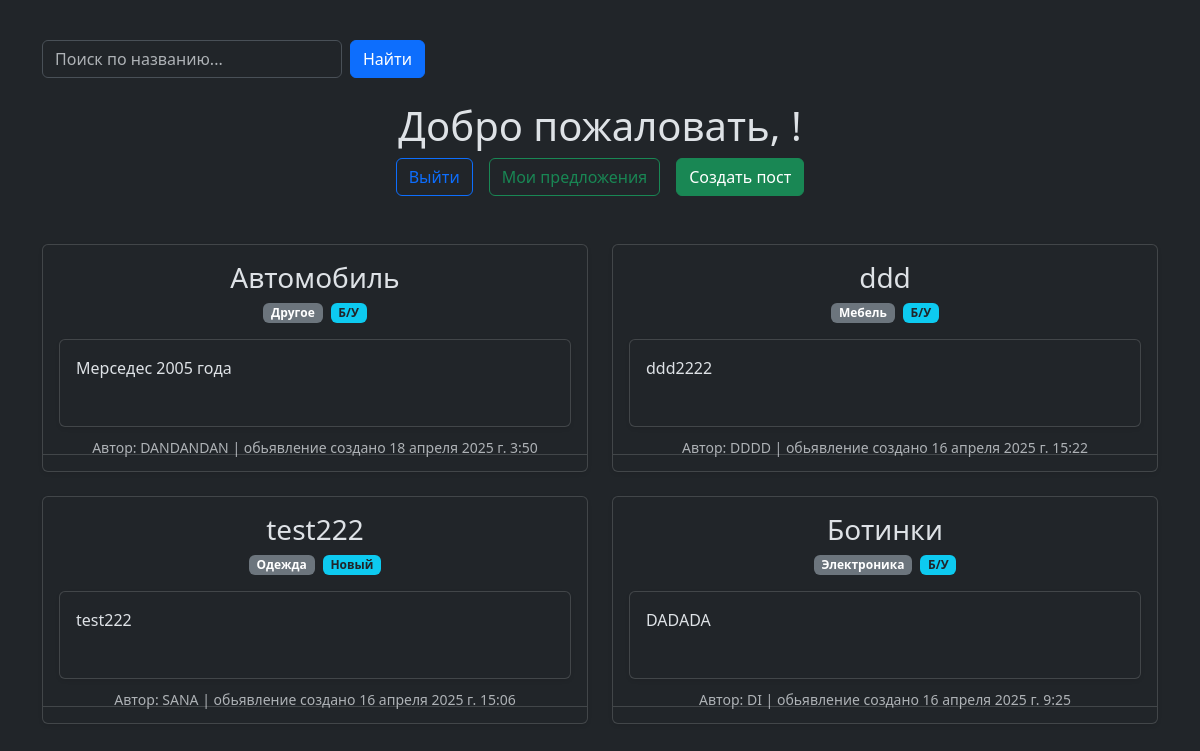
The app's page /search/, older data.
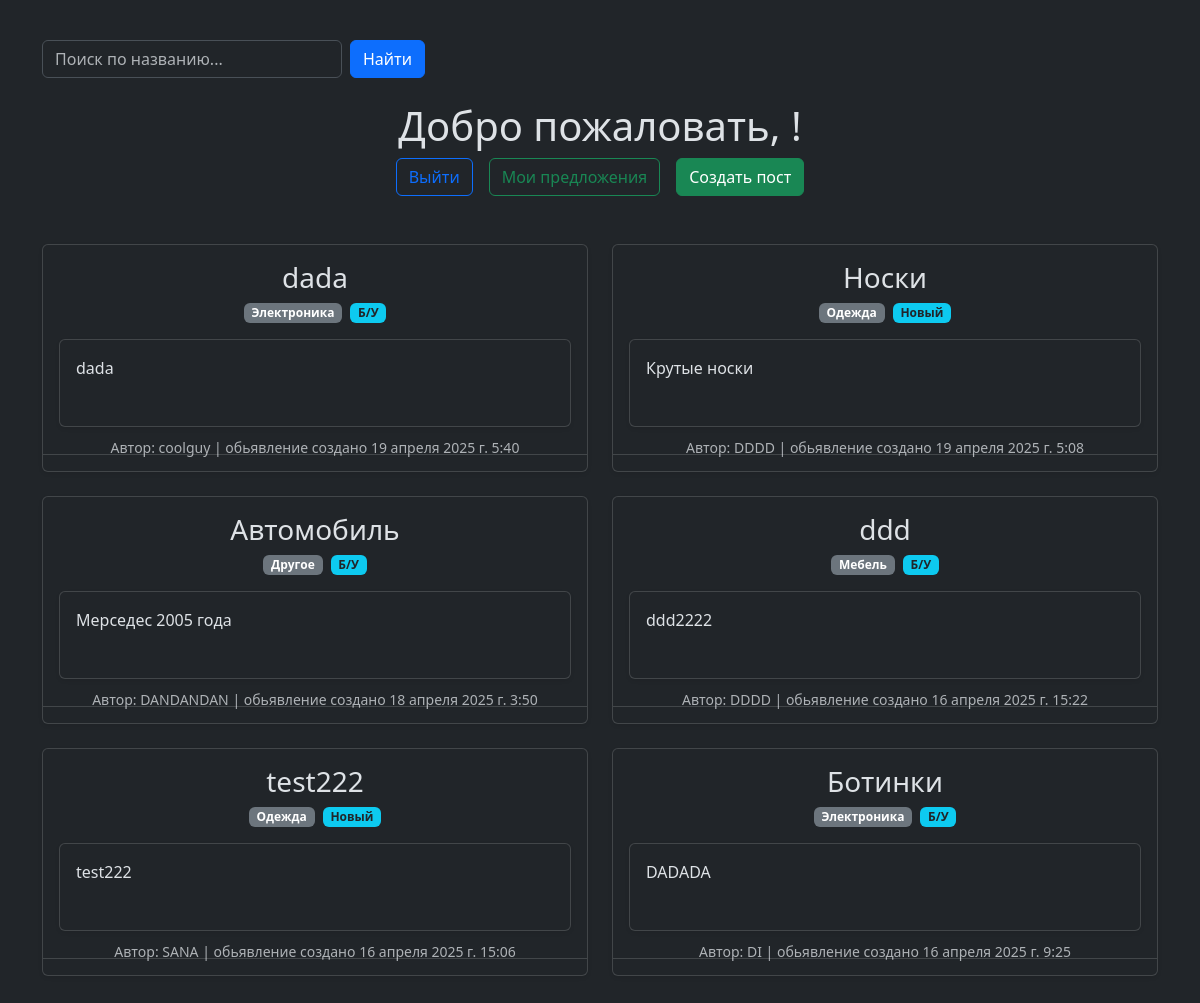
The same page, newer data.
### accounts/models.py (models this page shows, shortened)
class Post(models.Model):
    CATEGORIES = [
        ('electronics', 'Электроника'),
        ('clothing', 'Одежда'),
        ('furniture', 'Мебель'),
        ('other', 'Другое'),
    ]
    CONDITIONS = [
        ('new', 'Новый'),
        ('used', 'Б/У'),
    ]
    title = models.CharField(max_length=180, verbose_name='Заголовок')
    description = models.TextField(verbose_name='Описание товара')
    category = models.CharField(
        max_length=20, choices=CATEGORIES, verbose_name='Категория')
    condition = models.CharField(
        max_length=20, choices=CONDITIONS, verbose_name='Состояние товара')
    created_at = models.DateTimeField(auto_now_add=True)
    author = models.ForeignKey(
        User, on_delete=models.CASCADE, related_name='posts')

### accounts/views.py (the view)
# urls.py: path('search/',views.searching,name='search')
def searching(request):
    search_query = request.GET.get('search', '')
    posts = Post.objects.all()
    if search_query:
        posts = posts.filter(Q(title__icontains=search_query.strip()) | Q(
            description__icontains=search_query.strip()))
    posts = posts.order_by('-created_at')
    context = {
        'posts': posts,
        'search_query': search_query,
    }
    return render(request, 'accounts/index.html', context)

### accounts/templates/accounts/index.html (shortened to what this page needs)
{% extends 'accounts/base.html' %}
{% load static %}
{% block content %}
    <div class="container mt-4 mb-4">
        <form method="get" action="{% url 'search' %}" class="d-flex align-items-center gap-2 mb-4">
            <input type="text" name="search" placeholder="Поиск по названию..."
                   value="{{ request.GET.search }}" class="form-control" style="max-width: 300px;">
            <button type="submit" class="btn btn-primary">Найти</button>
        </form>
    </div>
    <div class="welcome-container text-center mb-5">
        <h1>Добро пожаловать, {{ user.username }}!</h1>
        <div class="d-flex justify-content-center gap-3">
            <a href="{% url 'auth_logout' %}" class="btn btn-outline-primary">Выйти</a>
            <a href="{% url 'user_offers' %}" class="btn btn-outline-success">Мои предложения</a>
            <a href="{% url 'create_post' %}" class="btn btn-success">Создать пост</a>
        </div>
    </div>
    <div class="container">
        <div class="row justify-content-center">
            {% for post in posts %}
            <div class="col-md-8 col-lg-6 mb-4">
                <div class="card shadow-sm h-100">
                    <div class="card-body">
                        <h3 class="card-title text-center">{{ post.title }}</h3>
                        <div class="d-flex justify-content-center gap-2 mb-3">
                            <span class="badge bg-secondary">{{ post.get_category_display }}</span>
                            <span class="badge bg-info text-dark">{{ post.get_condition_display }}</span>
                        </div>
                        <div class="card shadow-sm h-50 p-3">
                            <p class="mb-0">{{ post.description }}</p>
                        </div>
                        <small class="text-muted d-block text-center" style="padding: 10px;">Автор: {{ post.author.username }} | обьявление создано {{ post.created_at }}</small>
                    </div>
                    <div class="card-footer bg-transparent text-center">
                    </div>
                </div>
            </div>
            {% endfor %}
        </div>
    </div>
{% endblock %}

Row changes from the older to the newer data that the page shows:
added Post: title "dada", category "Электроника", condition "Б/У", description "dada", author.username "coolguy", created_at "19 апреля 2025 г. 5:40"
added Post: title "Носки", category "Одежда", condition "Новый", description "Крутые носки", author.username "DDDD", created_at "19 апреля 2025 г. 5:08"
